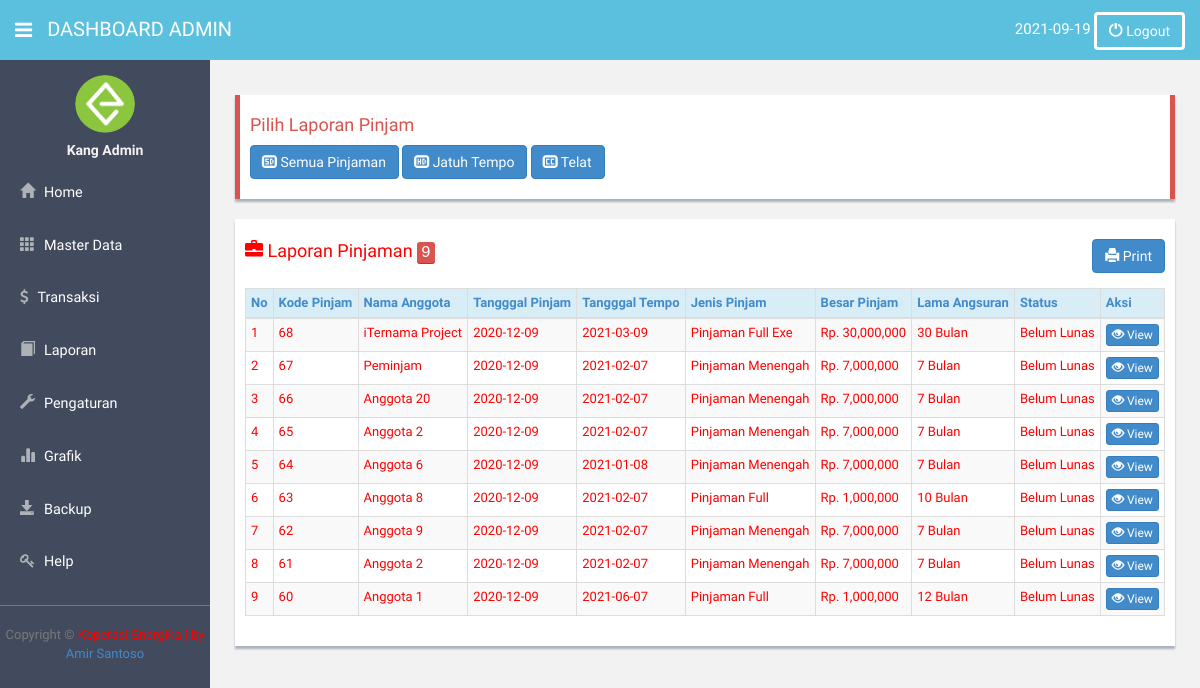
Page /index.php?pilih=3.3&aksi=semua (signed in) on the committed database.
### tables this page shows
CREATE TABLE `t_pinjam` (
  `kode_pinjam` int(11) NOT NULL,
  `kode_anggota` char(5) NOT NULL,
  `kode_jenis_pinjam` char(5) NOT NULL,
  `besar_pinjam` double NOT NULL,
  `besar_angsuran` double NOT NULL,
  `lama_angsuran` int(11) NOT NULL,
  `sisa_angsuran` int(11) NOT NULL,
  `sisa_pinjaman` double NOT NULL,
  `u_entry` varchar(50) NOT NULL,
  `tgl_entri` date NOT NULL,
  `tgl_tempo` date NOT NULL,
  `status` varchar(30) NOT NULL
);

CREATE TABLE `t_anggota` (
  `kode_anggota` char(5) NOT NULL,
  `kode_tabungan` int(11) NOT NULL,
  `nama_anggota` varchar(50) NOT NULL,
  `alamat_anggota` varchar(100) NOT NULL,
  `jenis_kelamin` varchar(10) NOT NULL,
  `pekerjaan` varchar(50) NOT NULL,
  `tgl_masuk` date NOT NULL,
  `telp` varchar(12) NOT NULL,
  `tempat_lahir` varchar(20) NOT NULL,
  `tgl_lahir` date NOT NULL,
  `status` varchar(10) NOT NULL,
  `u_entry` varchar(50) NOT NULL,
  `tgl_entri` date NOT NULL
);

CREATE TABLE `t_jenis_pinjam` (
  `kode_jenis_pinjam` char(5) NOT NULL,
  `nama_pinjaman` varchar(50) NOT NULL,
  `lama_angsuran` int(11) NOT NULL,
  `maks_pinjam` double NOT NULL,
  `bunga` float NOT NULL,
  `u_entry` varchar(50) NOT NULL,
  `tgl_entri` date NOT NULL
);

### laporan/datapinjam.php (the view, shortened to what this page needs)
<?php
if($_SESSION['level']=='admin')
              { ?>
<div class="row mt">
 <div class="col-lg-12">
 <div class="form-panel" style="border-left:5px solid#d9534f;border-right:5px solid#d9534f;">
    <h4 style="color:#d9534f;">Pilih Laporan Pinjam</h4>
    <p><a class="btn btn-primary" href="index.php?pilih=3.3&aksi=semua"><i class="glyphicon glyphicon-sd-video"></i> Semua Pinjaman</a> <a class="btn btn-primary" href="index.php?pilih=3.3&aksi=jatuhtempo"><i class="glyphicon glyphicon-hd-video"></i> Jatuh Tempo</a> <a class="btn btn-primary" href="index.php?pilih=3.3&aksi=telat"><i class="glyphicon glyphicon-subtitles"></i> Telat</a></p>
  </div>
</div>
</div> <?php }
else if($_SESSION['level']=='admin')
{} ?>
<?php
	$aksi=$_GET['aksi'];
?>
<?php
	if(empty($aksi)){}
	else if($aksi=='semua')
	{
?>
<body>
<div class="row">
  <div class="col-lg-12">
     <div class="form-panel">
        <h4 class="mb"><span class='glyphicon glyphicon-briefcase'></span> Laporan Pinjaman
        <?php
                        $am=mysql_query("select*from t_pinjam");
                        $jum=mysql_num_rows($am);
                    echo'<kbd style="background-color:#d9534f;">'.$jum.'</kbd>';?>
        <span style="float:right;">
<a href="laporan/print_pinjaman.php" target="_blank" class="btn btn-primary"><span class='glyphicon glyphicon-print'></span> Print</a>
                    </span></h4>
<form class="form-inline" role="form">
  <table class="table table-bordered table-striped table-condensed">
    <thead>
		<tr class="info">
             <th><a href="#">No</a></th>
             <th><a href="#">Kode Pinjam</a></th>
			 <th><a href="#">Nama Anggota</a></th>
             <th><a href="#">Tangggal Pinjam</a></th>
             <th><a href="#">Tangggal Tempo</a></th>
             <th><a href="#">Jenis Pinjam</a></th>
             <th><a href="#">Besar Pinjam</a></th>
             <th><a href="#">Lama Angsuran</a></th>
             <th><a href="#">Status</a></th>
			 <th><a href="#">Aksi</a></th>
       	</tr>
    </thead>
    <tbody>
    <?php $sql=mysql_query("SELECT * from t_pinjam order by kode_pinjam desc");
    $nomer=1;
    while($data=mysql_fetch_array($sql))
    	{
    		$kd_a=$data['kode_anggota'];
    		$anggota=mysql_fetch_array(mysql_query("SELECT nama_anggota from t_anggota where kode_anggota='$kd_a'"));
    		$kd_j=$data['kode_jenis_pinjam'];
    		$jenis=mysql_fetch_array(mysql_query("SELECT nama_pinjaman from t_jenis_pinjam where kode_jenis_pinjam='$kd_j'"));
    		echo'<tr>
    		<td>'.$nomer.'</td>
			<td>'.$kd_p=$data['kode_pinjam'].'</td>
			<td>'.$anggota['nama_anggota'].'</td>
			<td>'.$data['tgl_entri'].'</td>
			<td>'.$data['tgl_tempo'].'</td>
			<td>'.$jenis['nama_pinjaman'].'</td>
			<td>Rp. '.number_format($data['besar_pinjam']).'</td>
			<td>'.$data['lama_angsuran'].' Bulan</td>
			<td>';$jum=mysql_num_rows(mysql_query("SELECT*from t_angsur where kode_pinjam='$kd_p' and kode_anggota='$kd_a'"));$lama=mysql_fetch_array(mysql_query("SELECT lama_angsuran from t_pinjam where kode_pinjam='$kd_p' and kode_anggota='$kd_a'"));
			if($jum==$lama['lama_angsuran'])
			{
				echo 'Lunas';
			}
			else
			{
				echo 'Belum Lunas';
			}
			echo'</td>
			<td align="center">
			<a class="btn btn-primary btn-xs" href=index.php?pilih=3.3&aksi=show&kode_anggota='.$data['kode_anggota'].'&kode_pinjam='.$data['kode_pinjam'].'><i class="glyphicon glyphicon-eye-open"></i> View</a>
			</td>
        </tr>';
    	$nomer++;}?>
	</tbody>
	</table></form></div></div></div>
<?php
}
	?>
</body>

### Theme/assets/css/style.css (style rules this page uses)
body { color: #797979; background: #f2f2f2; font-family: 'Ruda', sans-serif; padding: 0px !important; margin: 0px !important; font-size:13px; }
a, a:hover, a:focus { text-decoration: none; outline: none; }
.mt { margin-top: 25px; }
.mb { margin-bottom: 25px; }
.form-panel { background: #ffffff; margin: 10px; padding: 10px; box-shadow: 0px 3px 2px #aab2bd; text-align: left; }

### rows in the picture
t_pinjam: kode_pinjam "68", kode_anggota.nama_anggota "iTernama Project", tgl_entri "2020-12-09", tgl_tempo "2021-03-09", kode_jenis_pinjam.nama_pinjaman "Pinjaman Full Exe", besar_pinjam "30,000,000", lama_angsuran "30", shows "Belum Lunas"
t_pinjam: kode_pinjam "67", kode_anggota.nama_anggota "Peminjam", tgl_entri "2020-12-09", tgl_tempo "2021-02-07", kode_jenis_pinjam.nama_pinjaman "Pinjaman Menengah", besar_pinjam "7,000,000", lama_angsuran "7", shows "Belum Lunas"
t_pinjam: kode_pinjam "66", kode_anggota.nama_anggota "Anggota 20", tgl_entri "2020-12-09", tgl_tempo "2021-02-07", kode_jenis_pinjam.nama_pinjaman "Pinjaman Menengah", besar_pinjam "7,000,000", lama_angsuran "7", shows "Belum Lunas"
t_pinjam: kode_pinjam "65", kode_anggota.nama_anggota "Anggota 2", tgl_entri "2020-12-09", tgl_tempo "2021-02-07", kode_jenis_pinjam.nama_pinjaman "Pinjaman Menengah", besar_pinjam "7,000,000", lama_angsuran "7", shows "Belum Lunas"
t_pinjam: kode_pinjam "64", kode_anggota.nama_anggota "Anggota 6", tgl_entri "2020-12-09", tgl_tempo "2021-01-08", kode_jenis_pinjam.nama_pinjaman "Pinjaman Menengah", besar_pinjam "7,000,000", lama_angsuran "7", shows "Belum Lunas"
t_pinjam: kode_pinjam "63", kode_anggota.nama_anggota "Anggota 8", tgl_entri "2020-12-09", tgl_tempo "2021-02-07", kode_jenis_pinjam.nama_pinjaman "Pinjaman Full", besar_pinjam "1,000,000", lama_angsuran "10", shows "Belum Lunas"
t_pinjam: kode_pinjam "62", kode_anggota.nama_anggota "Anggota 9", tgl_entri "2020-12-09", tgl_tempo "2021-02-07", kode_jenis_pinjam.nama_pinjaman "Pinjaman Menengah", besar_pinjam "7,000,000", lama_angsuran "7", shows "Belum Lunas"
t_pinjam: kode_pinjam "61", kode_anggota.nama_anggota "Anggota 2", tgl_entri "2020-12-09", tgl_tempo "2021-02-07", kode_jenis_pinjam.nama_pinjaman "Pinjaman Menengah", besar_pinjam "7,000,000", lama_angsuran "7", shows "Belum Lunas"
t_pinjam: kode_pinjam "60", kode_anggota.nama_anggota "Anggota 1", tgl_entri "2020-12-09", tgl_tempo "2021-06-07", kode_jenis_pinjam.nama_pinjaman "Pinjaman Full", besar_pinjam "1,000,000", lama_angsuran "12", shows "Belum Lunas"

### other values in the picture
$_SESSION['level'] "ADMIN"
$_SESSION['kopname'] "Kang Admin"
$jum "9"
